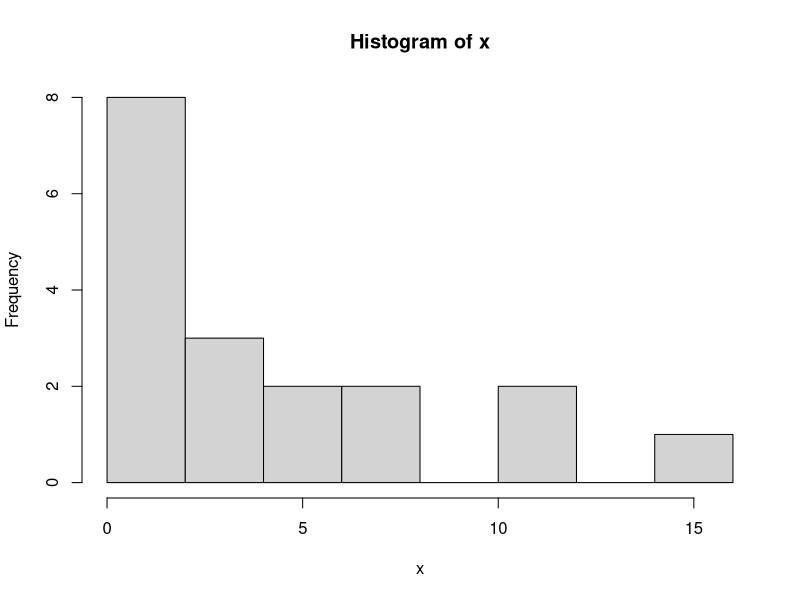
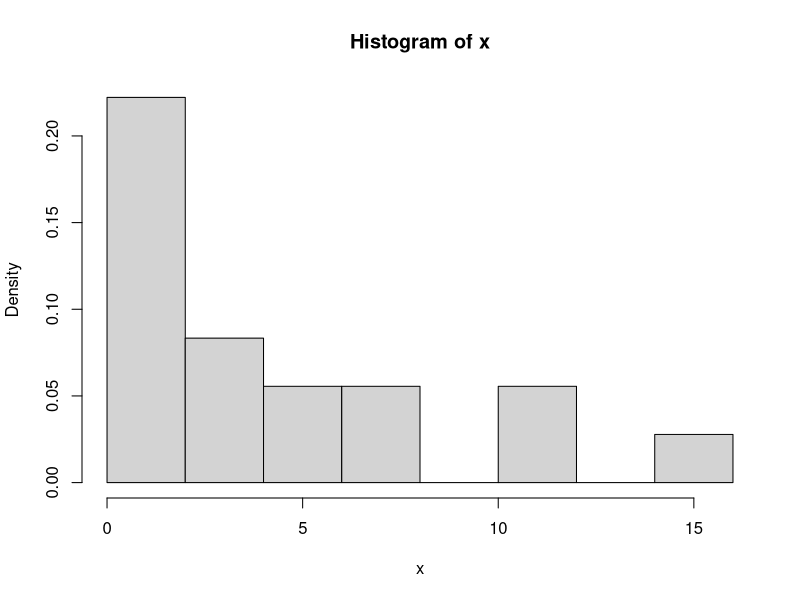
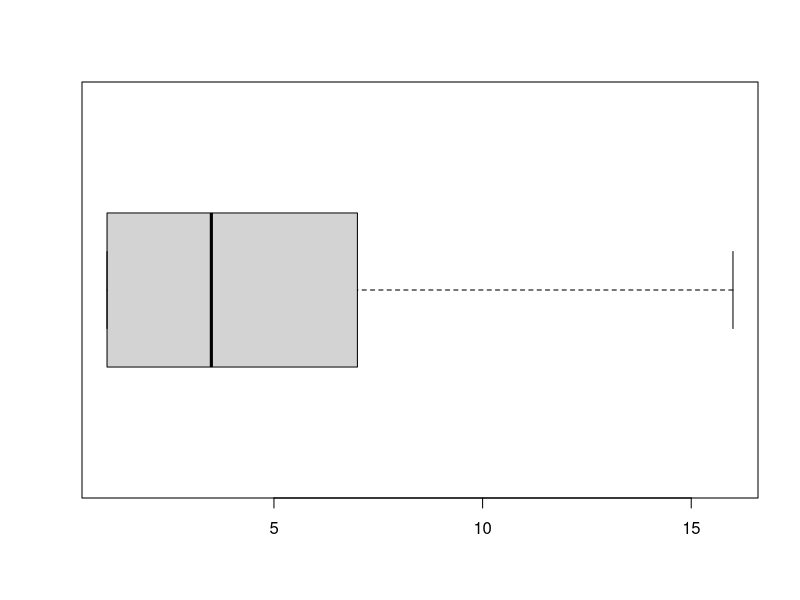

Write R code to recreate these figures, in order.
x <- c(16, 7, 2, 6, 4, 1, 7, 1, 1, 1,
       3, 2, 11, 1, 5, 1, 4, 12)
mean(x)
median(x)
names(which.max(table(x)))
par(mfrow=c(1,1))
hist(x)
hist(x, probability = T)
boxplot(x, horizontal =T)
